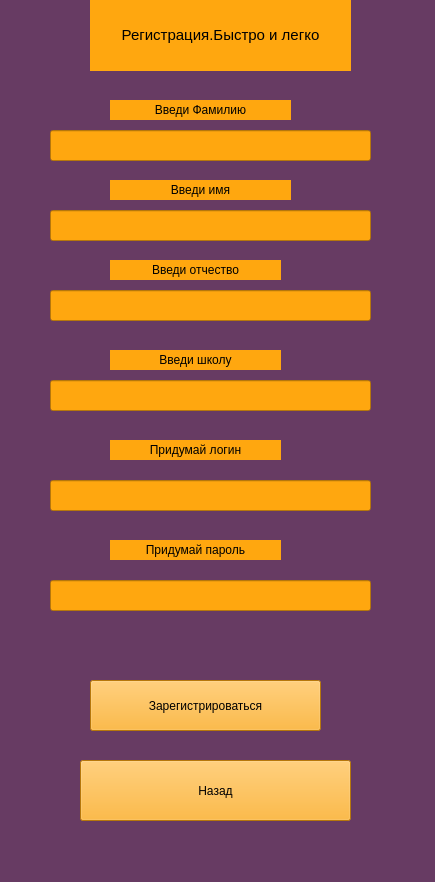
<?xml version="1.0" encoding="UTF-8"?>
<ui version="4.0">
 <class>wind_registration</class>
 <widget class="QMainWindow" name="wind_registration">
  <property name="geometry">
   <rect>
    <x>0</x>
    <y>0</y>
    <width>435</width>
    <height>882</height>
   </rect>
  </property>
  <property name="windowTitle">
   <string>MainWindow</string>
  </property>
  <property name="styleSheet">
   <string notr="true">background-color: rgb(103, 59, 99);</string>
  </property>
  <widget class="QWidget" name="centralwidget">
   <widget class="QPushButton" name="btn_registration">
    <property name="geometry">
     <rect>
      <x>90</x>
      <y>680</y>
      <width>231</width>
      <height>51</height>
     </rect>
    </property>
    <property name="styleSheet">
     <string notr="true">background-color: rgb(255, 167, 15);</string>
    </property>
    <property name="text">
     <string>Зарегистрироваться</string>
    </property>
   </widget>
   <widget class="QPushButton" name="btn_go_back">
    <property name="geometry">
     <rect>
      <x>80</x>
      <y>760</y>
      <width>271</width>
      <height>61</height>
     </rect>
    </property>
    <property name="styleSheet">
     <string notr="true">background-color: rgb(255, 167, 15);</string>
    </property>
    <property name="text">
     <string>Назад</string>
    </property>
   </widget>
   <widget class="QLabel" name="info">
    <property name="geometry">
     <rect>
      <x>90</x>
      <y>0</y>
      <width>261</width>
      <height>71</height>
     </rect>
    </property>
    <property name="styleSheet">
     <string notr="true">background-color: rgb(255, 167, 15);</string>
    </property>
    <property name="text">
     <string>&lt;html&gt;&lt;head/&gt;&lt;body&gt;&lt;p align=&quot;center&quot;&gt;&lt;span style=&quot; font-size:11pt;&quot;&gt;Регистрация.Быстро и легко&lt;/span&gt;&lt;/p&gt;&lt;/body&gt;&lt;/html&gt;</string>
    </property>
   </widget>
   <widget class="QLineEdit" name="edit_second_name">
    <property name="geometry">
     <rect>
      <x>50</x>
      <y>290</y>
      <width>321</width>
      <height>31</height>
     </rect>
    </property>
    <property name="styleSheet">
     <string notr="true">background-color: rgb(255, 167, 15);</string>
    </property>
   </widget>
   <widget class="QLineEdit" name="edit_school">
    <property name="geometry">
     <rect>
      <x>50</x>
      <y>380</y>
      <width>321</width>
      <height>31</height>
     </rect>
    </property>
    <property name="styleSheet">
     <string notr="true">background-color: rgb(255, 167, 15);</string>
    </property>
   </widget>
   <widget class="QLineEdit" name="edit_login">
    <property name="geometry">
     <rect>
      <x>50</x>
      <y>480</y>
      <width>321</width>
      <height>31</height>
     </rect>
    </property>
    <property name="styleSheet">
     <string notr="true">background-color: rgb(255, 167, 15);</string>
    </property>
   </widget>
   <widget class="QLineEdit" name="edit_password">
    <property name="geometry">
     <rect>
      <x>50</x>
      <y>580</y>
      <width>321</width>
      <height>31</height>
     </rect>
    </property>
    <property name="styleSheet">
     <string notr="true">background-color: rgb(255, 167, 15);</string>
    </property>
   </widget>
   <widget class="QLineEdit" name="edit_name">
    <property name="geometry">
     <rect>
      <x>50</x>
      <y>210</y>
      <width>321</width>
      <height>31</height>
     </rect>
    </property>
    <property name="styleSheet">
     <string notr="true">background-color: rgb(255, 167, 15);</string>
    </property>
   </widget>
   <widget class="QLineEdit" name="edit_surname">
    <property name="geometry">
     <rect>
      <x>50</x>
      <y>130</y>
      <width>321</width>
      <height>31</height>
     </rect>
    </property>
    <property name="styleSheet">
     <string notr="true">background-color: rgb(255, 167, 15);</string>
    </property>
   </widget>
   <widget class="QLabel" name="lab_surname">
    <property name="geometry">
     <rect>
      <x>110</x>
      <y>100</y>
      <width>181</width>
      <height>20</height>
     </rect>
    </property>
    <property name="styleSheet">
     <string notr="true">background-color: rgb(255, 167, 15);</string>
    </property>
    <property name="text">
     <string>&lt;html&gt;&lt;head/&gt;&lt;body&gt;&lt;p align=&quot;center&quot;&gt;Введи Фамилию&lt;/p&gt;&lt;/body&gt;&lt;/html&gt;</string>
    </property>
   </widget>
   <widget class="QLabel" name="lab_name">
    <property name="geometry">
     <rect>
      <x>110</x>
      <y>180</y>
      <width>181</width>
      <height>20</height>
     </rect>
    </property>
    <property name="styleSheet">
     <string notr="true">background-color: rgb(255, 167, 15);</string>
    </property>
    <property name="text">
     <string>&lt;html&gt;&lt;head/&gt;&lt;body&gt;&lt;p align=&quot;center&quot;&gt;Введи имя&lt;/p&gt;&lt;/body&gt;&lt;/html&gt;</string>
    </property>
   </widget>
   <widget class="QLabel" name="lab_city">
    <property name="geometry">
     <rect>
      <x>110</x>
      <y>260</y>
      <width>171</width>
      <height>20</height>
     </rect>
    </property>
    <property name="styleSheet">
     <string notr="true">background-color: rgb(255, 167, 15);</string>
    </property>
    <property name="text">
     <string>&lt;html&gt;&lt;head/&gt;&lt;body&gt;&lt;p align=&quot;center&quot;&gt;Введи отчество&lt;/p&gt;&lt;/body&gt;&lt;/html&gt;</string>
    </property>
   </widget>
   <widget class="QLabel" name="lab_school">
    <property name="geometry">
     <rect>
      <x>110</x>
      <y>350</y>
      <width>171</width>
      <height>20</height>
     </rect>
    </property>
    <property name="styleSheet">
     <string notr="true">background-color: rgb(255, 167, 15);</string>
    </property>
    <property name="text">
     <string>&lt;html&gt;&lt;head/&gt;&lt;body&gt;&lt;p align=&quot;center&quot;&gt;Введи школу&lt;/p&gt;&lt;/body&gt;&lt;/html&gt;</string>
    </property>
   </widget>
   <widget class="QLabel" name="lab_login">
    <property name="geometry">
     <rect>
      <x>110</x>
      <y>440</y>
      <width>171</width>
      <height>20</height>
     </rect>
    </property>
    <property name="styleSheet">
     <string notr="true">background-color: rgb(255, 167, 15);</string>
    </property>
    <property name="text">
     <string>&lt;html&gt;&lt;head/&gt;&lt;body&gt;&lt;p align=&quot;center&quot;&gt;Придумай логин&lt;/p&gt;&lt;/body&gt;&lt;/html&gt;</string>
    </property>
   </widget>
   <widget class="QLabel" name="lab_password">
    <property name="geometry">
     <rect>
      <x>110</x>
      <y>540</y>
      <width>171</width>
      <height>20</height>
     </rect>
    </property>
    <property name="styleSheet">
     <string notr="true">background-color: rgb(255, 167, 15);</string>
    </property>
    <property name="text">
     <string>&lt;html&gt;&lt;head/&gt;&lt;body&gt;&lt;p align=&quot;center&quot;&gt;Придумай пароль&lt;/p&gt;&lt;/body&gt;&lt;/html&gt;</string>
    </property>
   </widget>
  </widget>
  <widget class="QMenuBar" name="menubar">
   <property name="geometry">
    <rect>
     <x>0</x>
     <y>0</y>
     <width>435</width>
     <height>25</height>
    </rect>
   </property>
  </widget>
  <widget class="QStatusBar" name="statusbar"/>
 </widget>
 <resources/>
 <connections/>
</ui>
